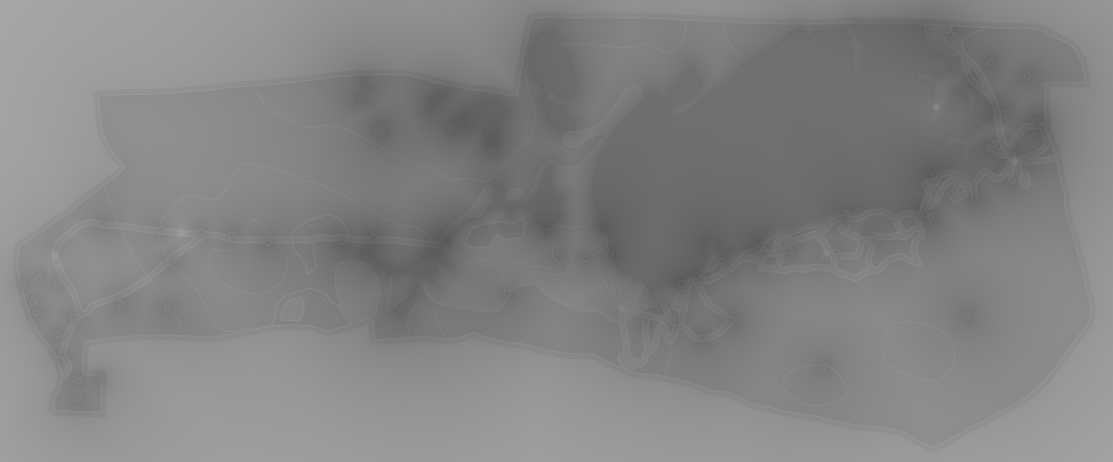
#> input picture s1.png, 2225 x 923 px (shown at 1/2 size)
$ python ranger_optimisation.py
#> lines starting #> are read from the running program, lines starting #| are printed output that depends on the picture; after the words box and inside, x2 and y2 are one past the last pixel; in counts of white or black regions, pixels touching at a corner belong together
import cv2
import numpy as np

# 1. Load the image in grayscale
# put heatmap you just made
img = cv2.imread('s1.png', 0) # STTSTSTTSTS
#> img is the input picture: shape (923, 2225); min 86, max 166, mean 131.1
h, w = img.shape
#> h = 923; w = 2225

#TTSTTS5TS

# #ENP:
n_rows = 126
n_cols = 302

# [7 lines of commented-out code are left out]

grid_h = h // n_rows
#> grid_h = 7
grid_w = w // n_cols
#> grid_w = 7

grid_data = []

# 4. Iterate through the image and calculate average color for each grid
for i in range(n_rows):
    for j in range(n_cols):
        # Define the boundaries of the current grid cell
        y_start, y_end = i * grid_h, (i + 1) * grid_h
        x_start, x_end = j * grid_w, (j + 1) * grid_w

        # Crop the cell
        cell = img[y_start:y_end, x_start:x_end]

        # Calculate the average grayscale value (0=Black, 255=White)
        avg_color = np.mean(cell)

        # Store (average_color, row_index, col_index, pixel_coords)
        grid_data.append({
            'avg': avg_color,
            'pos': (i, j),
            'coords': (x_start, y_start)
        })
#> after the loop, grid_data = 38052 items

# 5. Sort by average color (lowest value = most black/highest risk)
# We take the top 150
top_risky = sorted(grid_data, key=lambda x: x['avg'])[:150] # no of rangers TSTSTSTTST
#> top_risky = 150 items

# Create a colored version of the original to draw on
output_img = cv2.cvtColor(img, cv2.COLOR_GRAY2BGR)

# Draw the 150 most 'black' grids in red/blue
for cell in top_risky:
    x, y = cell['coords']
    # Draw rectangle (top-left to bottom-right)
    cv2.rectangle(output_img, (x, y), (x + grid_w, y + grid_h), (255, 0, 0), 2) # (0, 0, 255) r, (255, 0, 0) b
#> this loop made 150 passes
#> (cell, x, y) on passes 1 to 10: ({'avg': 88.53, 'pos': (68, 125), 'coords': (875, 476)}, 875, 476), ({'avg': 89.14, 'pos': (68, 127), 'coords': (889, 476)}, 889, 476), ({'avg': 90.16, 'pos': (69, 127), 'coords': (889, 483)}, 889, 483), ({'avg': 90.35, 'pos': (40, 140), 'coords': (980, 280)}, 980, 280), ({'avg': 91.02, 'pos': (64, 156), 'coords': (1092, 448)}, 1092, 448), ({'avg': 91.2, 'pos': (71, 123), 'coords': (861, 497)}, 861, 497), ({'avg': 91.39, 'pos': (34, 132), 'coords': (924, 238)}, 924, 238), ({'avg': 91.43, 'pos': (39, 141), 'coords': (987, 273)}, 987, 273), ({'avg': 91.57, 'pos': (64, 155), 'coords': (1085, 448)}, 1085, 448), ({'avg': 91.57, 'pos': (64, 172), 'coords': (1204, 448)}, 1204, 448)
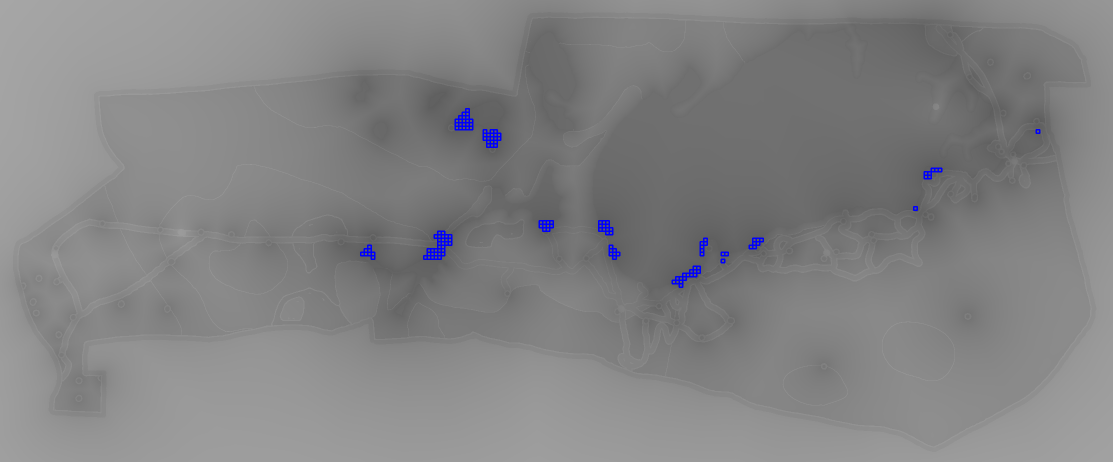
#> output_img: shape (923, 2225, 3) (shown at 1/2 size); 0.36% of pixels changed, all inside (x1, y1, x2, y2) = (720, 216, 2081, 576)

# Save or show the result
cv2.imwrite('s1t.png', output_img)
# TSTSTSTS6T NAME IT RESULT FILE
